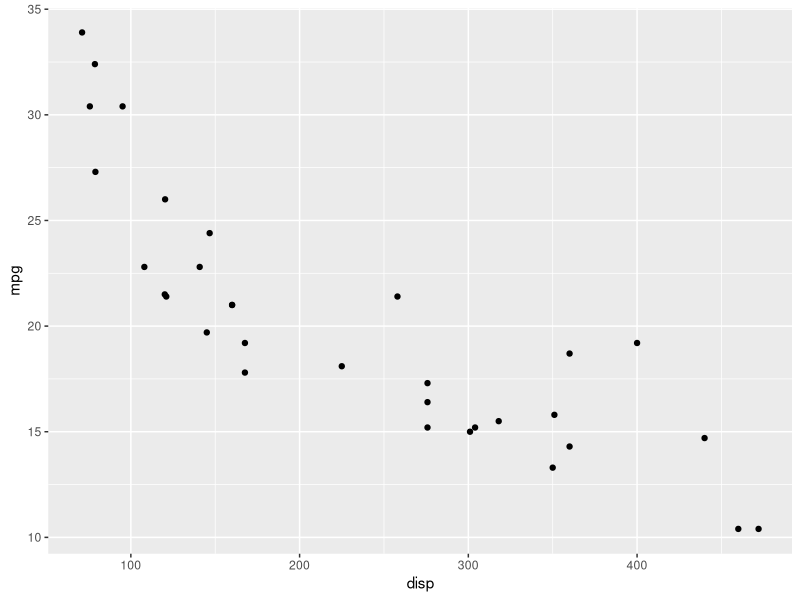
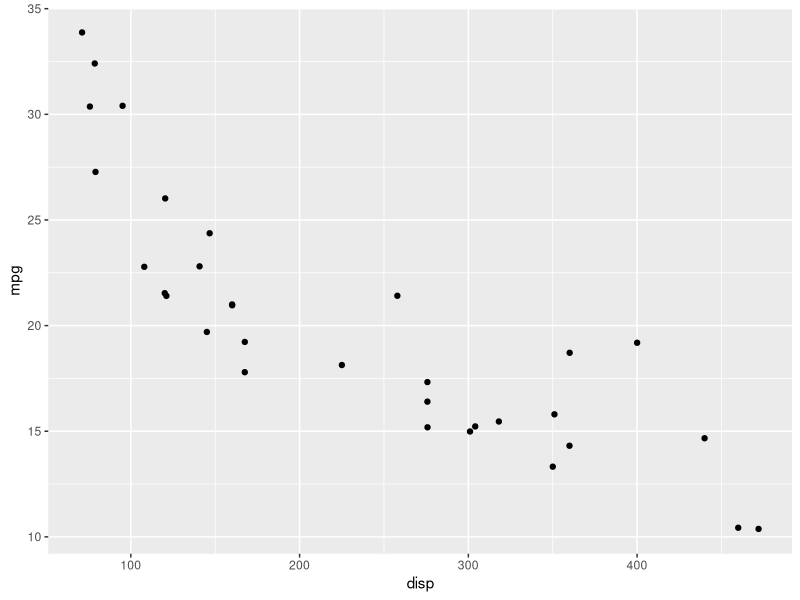
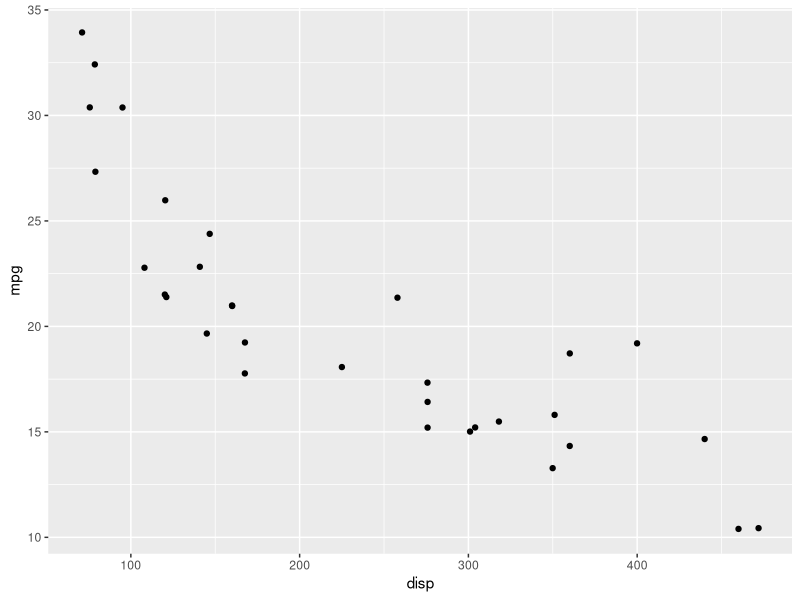
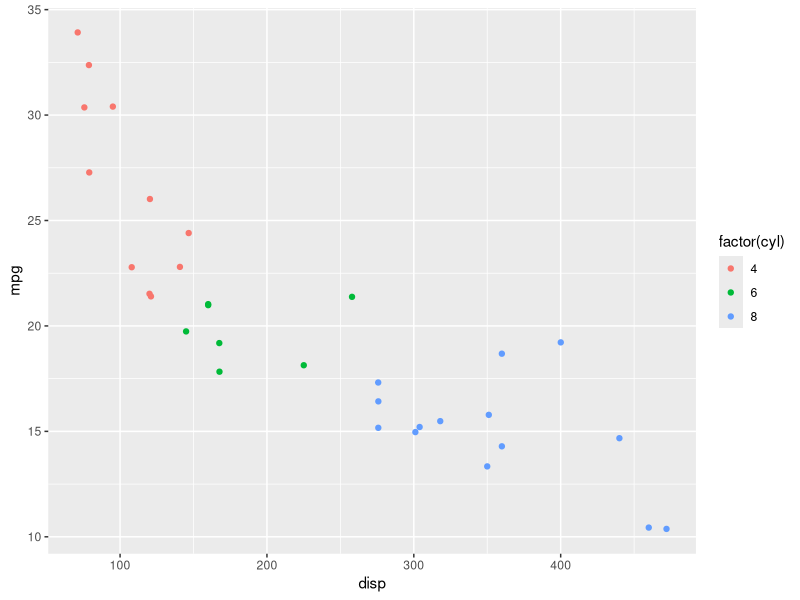
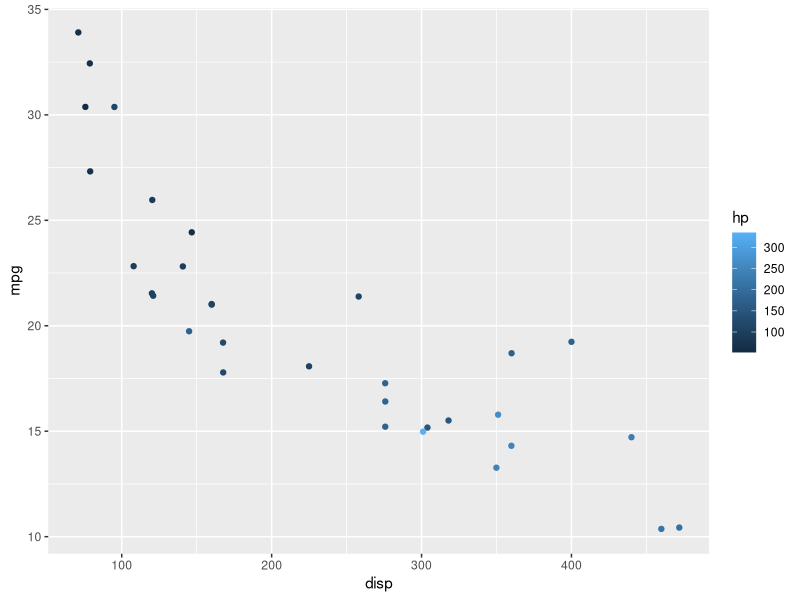
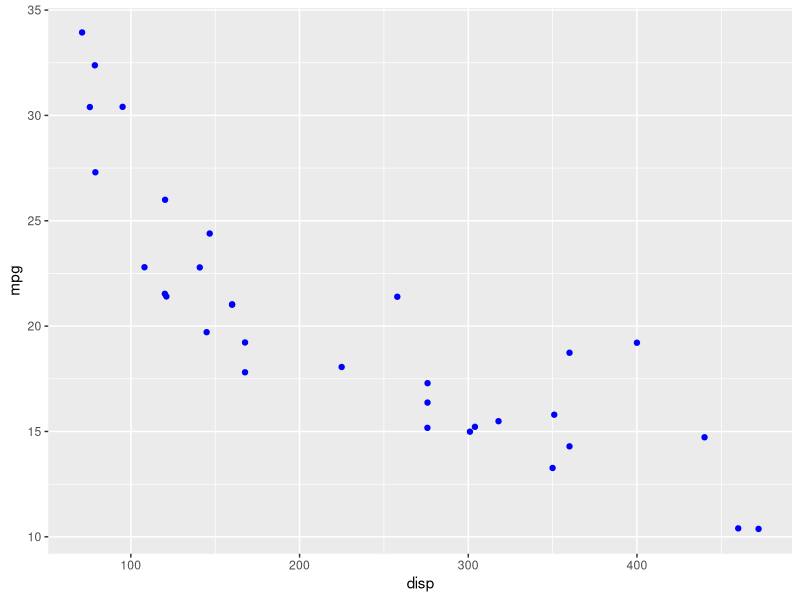
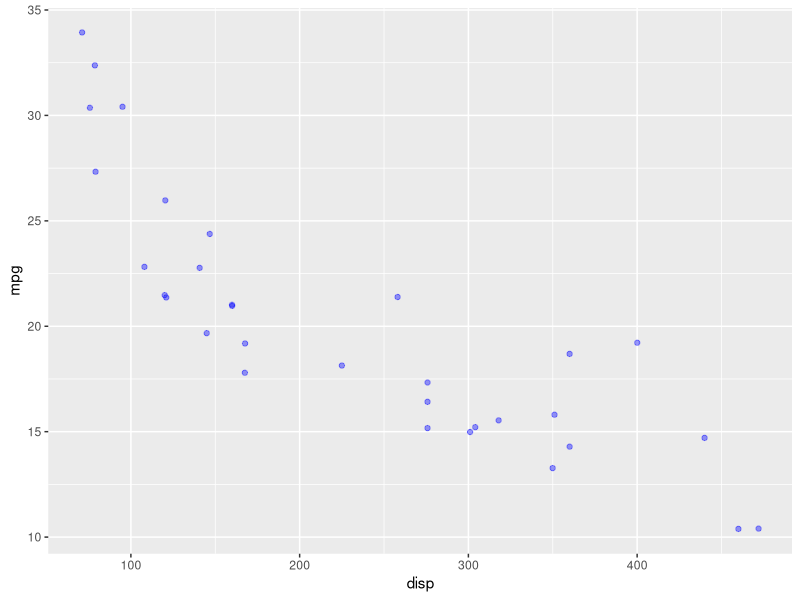
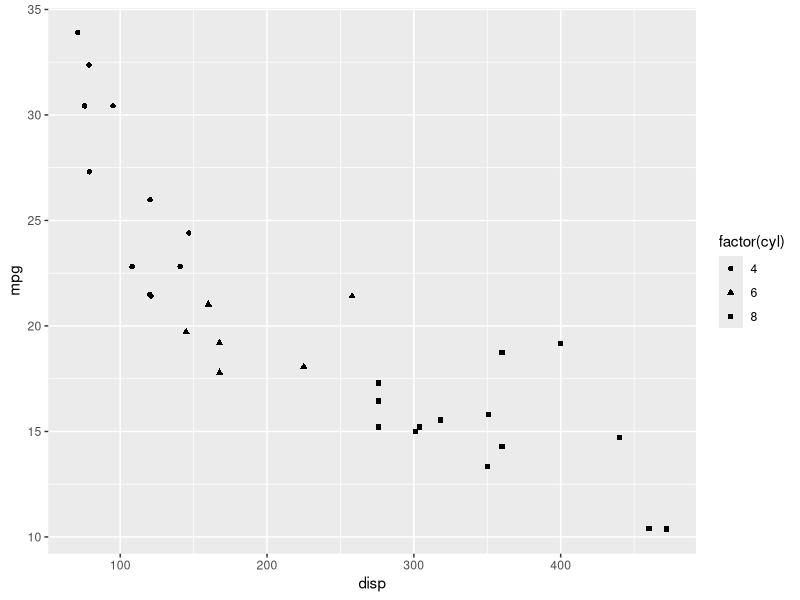

The R source for these figures, in order:
## ---- chunk 1
library(ggplot2)
library(dplyr)
library(tidyr)
## ---- chunk 2
ggplot(mtcars) +
  geom_point(aes(disp, mpg))
## ---- chunk 3
ggplot(mtcars) +
  geom_point(aes(disp, mpg), position = 'jitter')
## ---- chunk 4
ggplot(mtcars) +
  geom_jitter(aes(disp, mpg))
## ---- chunk 5
ggplot(mtcars) +
  geom_point(aes(disp, mpg, color = factor(cyl)), 
             position = 'jitter')
## ---- chunk 6
ggplot(mtcars) +
  geom_point(aes(disp, mpg, color = hp), 
             position = 'jitter')
## ---- chunk 7
ggplot(mtcars) +
  geom_point(aes(disp, mpg), color = 'blue', 
             position = 'jitter')
## ---- chunk 8
ggplot(mtcars) +
  geom_point(aes(disp, mpg), color = 'blue', alpha = 0.4, 
             position = 'jitter')
## ---- chunk 9
ggplot(mtcars) +
  geom_point(aes(disp, mpg, shape = factor(cyl)),
             position = 'jitter')
## ---- chunk 10
ggplot(mtcars) +
  geom_point(aes(disp, mpg), shape = 3,
             position = 'jitter')
## ---- chunk 11
ggplot(mtcars) +
  geom_point(aes(disp, mpg, size = hp), color = 'blue',
             position = 'jitter')
## ---- chunk 12
ggplot(mtcars) +
  geom_point(aes(disp, mpg), size = 3,
             position = 'jitter')
## ---- chunk 13
ggplot(mtcars, aes(disp, mpg)) +
  geom_point(position = 'jitter') +
  geom_smooth(method = 'lm', se = FALSE)
## ---- chunk 14
ggplot(mtcars, aes(disp, mpg)) +
  geom_point(position = 'jitter') +
  geom_smooth(method = 'lm', se = TRUE)
## ---- chunk 15
ggplot(mtcars, aes(disp, mpg)) +
  geom_point(position = 'jitter') +
  geom_smooth(method = 'loess', se = FALSE)
## ---- chunk 16
ggplot(mtcars, aes(disp, mpg)) +
  geom_point(position = 'jitter') +
  geom_abline(slope = 29.59985, intercept = -0.04122)
